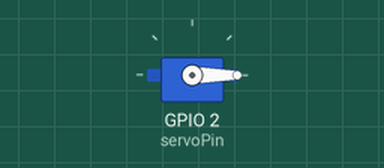
A program run on a simulated ESP32. Shown: servo. Servo pulses on a pin are drawn as a servo (544–2400 µs = 0–180°).

Above: at 0.05 s.
At 1.5 s:
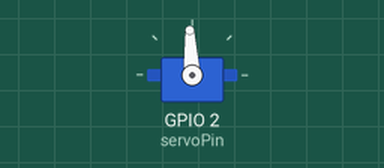
At 3.0 s:
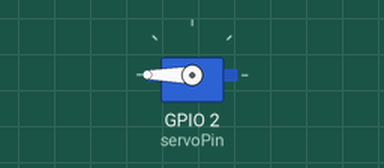
Timing chart, 0 to 6.9 s (numbered marks = the images above):
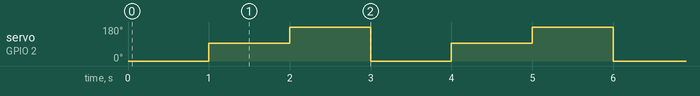

Measured:
- by itself, servo on GPIO 2 (servoPin): repeats every 3.0 s: 180° 1.0 s, 0° 1.0 s, 93° 1.0 s

The program:

main.cpp
```cpp
#include <Arduino.h>

const int servoPin = 2;

uint32_t pulseToDuty(int microseconds); // Khai báo prototype

void setup() {
  ledcSetup(0, 50, 16);           // Tần số 50Hz, độ phân giải 16 bit
  ledcAttachPin(servoPin, 0);
}

void loop() {
  ledcWrite(0, pulseToDuty(500));   // Góc 0°
  delay(1000);
  ledcWrite(0, pulseToDuty(1500));  // Góc 90°
  delay(1000);
  ledcWrite(0, pulseToDuty(2400));  // Góc 180°
  delay(1000);
}

uint32_t pulseToDuty(int microseconds) {
  return (uint32_t)((microseconds * 65536L) / 20000L);
}
```
